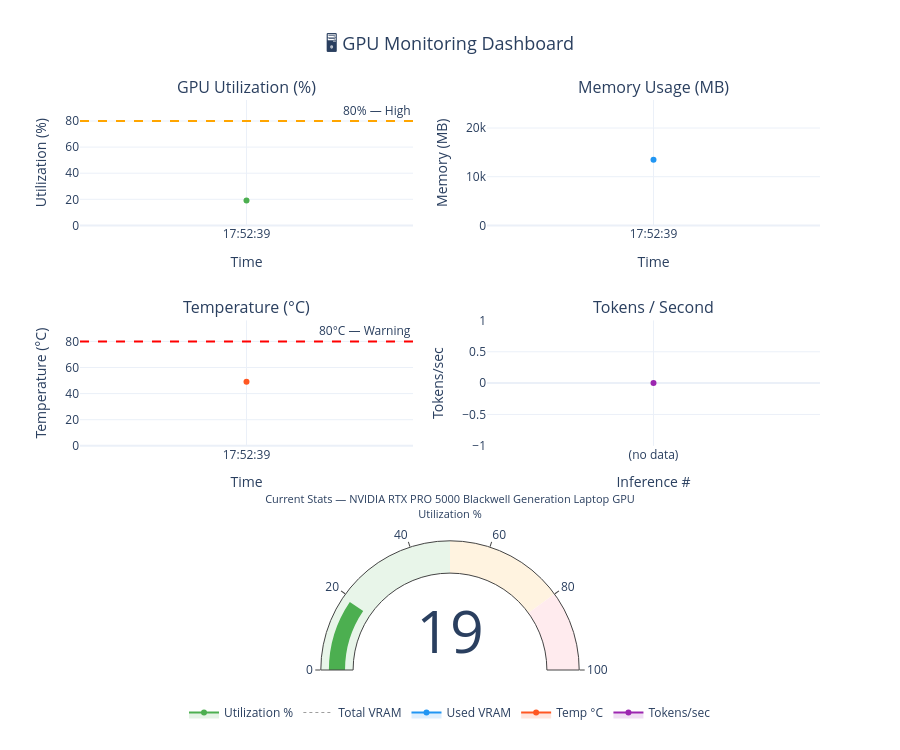

Here is the notebook cell this chart was saved with:
### Markdown cell above
## 7. GPU Monitoring

### Code cell
monitor.display_dashboard()

### Figure 1 — Plotly figure (JSON) as saved in the notebook; plotly's stock layout.template omitted (floating-point values rounded to 4 significant figures)
{"data": [{"fill": "tozeroy", "fillcolor": "rgba(76,175,80,0.15)", "line": {"color": "#4CAF50", "width": 2}, "mode": "lines+markers", "name": "Utilization %", "type": "scatter", "x": ["17:52:39"], "xaxis": "x", "y": [19], "yaxis": "y"}, {"line": {"color": "#9E9E9E", "dash": "dot", "width": 1}, "mode": "lines", "name": "Total VRAM", "type": "scatter", "x": ["17:52:39"], "xaxis": "x2", "y": [24463], "yaxis": "y2"}, {"fill": "tozeroy", "fillcolor": "rgba(33,150,243,0.15)", "line": {"color": "#2196F3", "width": 2}, "mode": "lines+markers", "name": "Used VRAM", "type": "scatter", "x": ["17:52:39"], "xaxis": "x2", "y": [13487], "yaxis": "y2"}, {"fill": "tozeroy", "fillcolor": "rgba(255,87,34,0.15)", "line": {"color": "#FF5722", "width": 2}, "mode": "lines+markers", "name": "Temp °C", "type": "scatter", "x": ["17:52:39"], "xaxis": "x3", "y": [49], "yaxis": "y3"}, {"fill": "tozeroy", "fillcolor": "rgba(156,39,176,0.15)", "line": {"color": "#9C27B0", "width": 2}, "mode": "lines+markers", "name": "Tokens/sec", "type": "scatter", "x": ["(no data)"], "xaxis": "x4", "y": [0], "yaxis": "y4"}, {"domain": {"column": 0, "row": 0, "x": [0, 1], "y": [0, 0.2267]}, "gauge": {"axis": {"range": [0, 100]}, "bar": {"color": "#4CAF50"}, "steps": [{"color": "#e8f5e9", "range": [0, 50]}, {"color": "#fff3e0", "range": [50, 80]}, {"color": "#ffebee", "range": [80, 100]}]}, "mode": "gauge+number", "title": {"font": {"size": 11}, "text": "Current Stats — NVIDIA RTX PRO 5000 Blackwell Generation Laptop GPU<br>Utilization %"}, "type": "indicator", "value": 19}], "layout": {"annotations": [{"font": {"size": 16}, "showarrow": false, "text": "GPU Utilization (%)", "x": 0.225, "xanchor": "center", "xref": "paper", "y": 1, "yanchor": "bottom", "yref": "paper"}, {"font": {"size": 16}, "showarrow": false, "text": "Memory Usage (MB)", "x": 0.775, "xanchor": "center", "xref": "paper", "y": 1, "yanchor": "bottom", "yref": "paper"}, {"font": {"size": 16}, "showarrow": false, "text": "Temperature (°C)", "x": 0.225, "xanchor": "center", "xref": "paper", "y": 0.6133, "yanchor": "bottom", "yref": "paper"}, {"font": {"size": 16}, "showarrow": false, "text": "Tokens / Second", "x": 0.775, "xanchor": "center", "xref": "paper", "y": 0.6133, "yanchor": "bottom", "yref": "paper"}, {"showarrow": false, "text": "80% — High", "x": 1, "xanchor": "right", "xref": "x domain", "y": 80, "yanchor": "bottom", "yref": "y"}, {"showarrow": false, "text": "80°C — Warning", "x": 1, "xanchor": "right", "xref": "x3 domain", "y": 80, "yanchor": "bottom", "yref": "y3"}], "height": 750, "legend": {"orientation": "h", "x": 0.5, "xanchor": "center", "y": -0.1, "yanchor": "bottom"}, "shapes": [{"line": {"color": "orange", "dash": "dash"}, "type": "line", "x0": 0, "x1": 1, "xref": "x domain", "y0": 80, "y1": 80, "yref": "y"}, {"line": {"color": "red", "dash": "dash"}, "type": "line", "x0": 0, "x1": 1, "xref": "x3 domain", "y0": 80, "y1": 80, "yref": "y3"}], "showlegend": true, "title": {"font": {"size": 18}, "text": "🖥️ GPU Monitoring Dashboard", "x": 0.5}, "xaxis": {"anchor": "y", "domain": [0, 0.45], "title": {"text": "Time"}}, "xaxis2": {"anchor": "y2", "domain": [0.55, 1], "title": {"text": "Time"}}, "xaxis3": {"anchor": "y3", "domain": [0, 0.45], "title": {"text": "Time"}}, "xaxis4": {"anchor": "y4", "domain": [0.55, 1], "title": {"text": "Inference #"}}, "yaxis": {"anchor": "x", "domain": [0.78, 1], "title": {"text": "Utilization (%)"}}, "yaxis2": {"anchor": "x2", "domain": [0.78, 1], "title": {"text": "Memory (MB)"}}, "yaxis3": {"anchor": "x3", "domain": [0.3933, 0.6133], "title": {"text": "Temperature (°C)"}}, "yaxis4": {"anchor": "x4", "domain": [0.3933, 0.6133], "title": {"text": "Tokens/sec"}}}}
